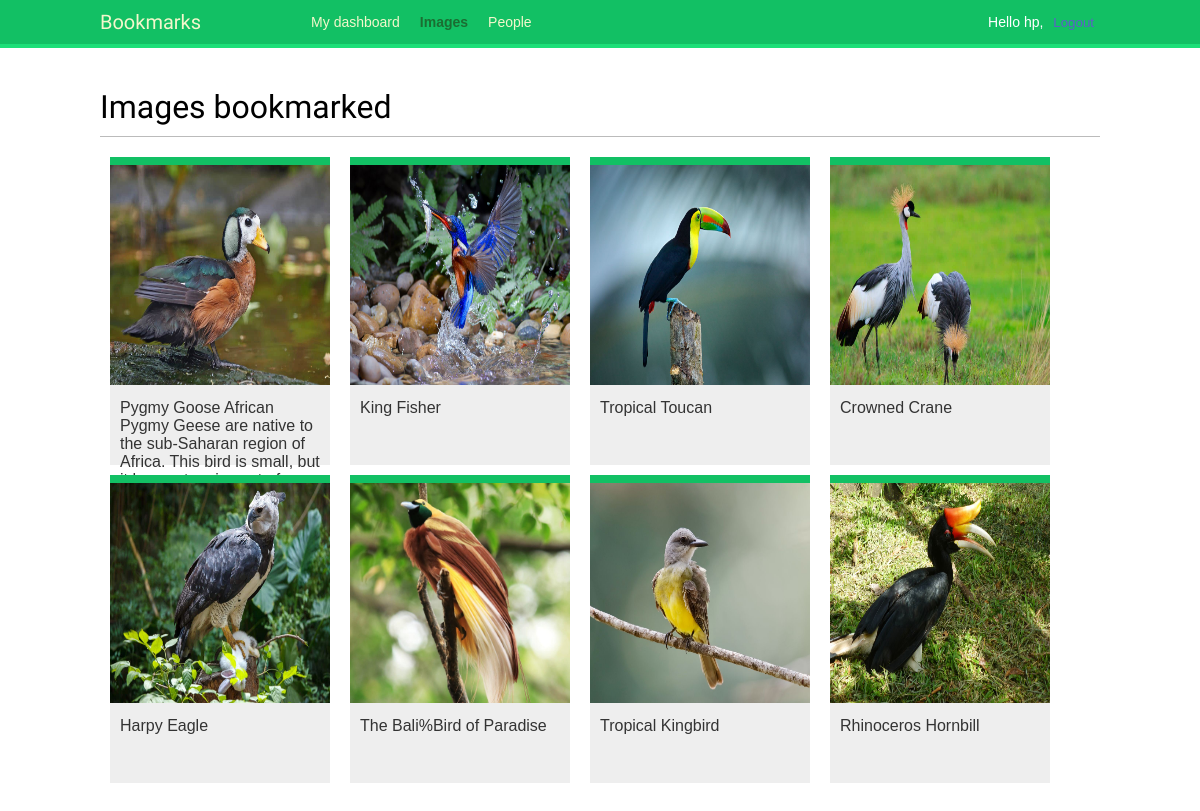
The app's page /images/ (signed in) with its own data.
### images/models.py (models this page shows, shortened)
class Image(models.Model):
    user = models.ForeignKey(settings.AUTH_USER_MODEL,
                             related_name='images_created',
                             on_delete=models.CASCADE)
    title = models.CharField(max_length=200)
    slug = models.SlugField(max_length=200, blank=True)
    url = models.URLField(max_length=2000)
    image = models.ImageField(upload_to='images/%Y/%m/%d/')
    description = models.TextField(blank=True)
    created = models.DateField(auto_now_add=True)
    users_like = models.ManyToManyField(settings.AUTH_USER_MODEL,
                                        related_name='images_liked',
                                        blank=True)
    class Meta:
        indexes = [
            models.Index(fields=['-created']),
        ]
        ordering = ['-created']
    def get_absolute_url(self):
        return reverse('images:detail', args=[self.id,
                                              self.slug])

### images/views.py (the view)
# urls.py: path('', views.image_list, name='list'),
@login_required
def image_list(request):
    images = Image.objects.all()
    paginator = Paginator(images, 8)
    page = request.GET.get('page')
    images_only = request.GET.get('images_only')
    try:
        images = paginator.page(page)
    except PageNotAnInteger:
        images = paginator.page(1)
    except EmptyPage:
        if images_only:
            return HttpResponse('')
        images = paginator.page(paginator.num_pages)
    if images_only:
        return render(request,
                      'images/image/list_images.html',
                      {'section': 'images',
                       'images': images})
    return render(request,
                  'images/image/list.html',
                  {'section': 'images',
                   'images': images})

### images/templates/images/image/list.html (shortened to what this page needs)
{% extends "base.html" %}
{% block content %}
    <h1>Images bookmarked</h1>
    <div id="image-list">
        {% include "images/image/list_images.html" %}
    </div>
{% endblock %}

### account/templates/base.html (shortened to what this page needs)
{% load static %} <!DOCTYPE html>
<html>
  <head>
    <link href="{% static 'css/base.css' %}" rel="stylesheet" />
  </head>
  <body>
    <div id="header">
      <span class="logo">Bookmarks</span>
      {% if request.user.is_authenticated %}
      <ul class="menu">
        <li {% if section == "dashboard" %}class="selected"{% endif %}>
          <a href="{% url "dashboard" %}">My dashboard</a>
        </li>
        <li {% if section == "images" %}class="selected"{% endif %}>
          <a href="{% url "images:list" %}">Images</a>
        </li>
        <li {% if section == "people" %}class="selected"{% endif %}>
          <a href="{% url "user_list" %}">People</a>
        </li>
      </ul>
      {% endif %}
      <span class="user">
        {% if request.user.is_authenticated %}
        Hello {{ request.user.first_name|default:request.user.username }},
        <form
          method="post"
          action="{% url 'logout' %}"
          style="display:inline;"
        >
          <button
            type="submit"
            style="background:none; border:none; padding:20; color:rgb(94, 94, 199); cursor:pointer;"
          >
            Logout
          </button>
        </form>
        {% else %}
        <a href="{% url "login" %}">Log-in</a>
        {% endif %}
      </span>
    </div>
    <div id="content">
      {% block content %} {% endblock %}
    </div>
  </body>
</html>

### images/templates/images/image/list_images.html
{% load thumbnail %}
{% for image in images %}
<div class="image">
    <a href="{{ image.get_absolute_url }}">
        {% thumbnail image.image 300x300 crop="smart" as im %}
        <img src="{{ im.url }}">
    </a>
    <div class="info">
        <a href="{{ image.get_absolute_url }}" class="title">
            {{ image.title }}
        </a>
    </div>
</div>
{% endfor %}

### account/static/css/base.css (style rules this page uses)
body { margin:0; padding:0; font-family:helvetica, sans-serif; }
a { color:#12c064; text-decoration:none; }
h1, h2, h3, h4, h5 , h6 { font-family: 'Muli', sans-serif; font-weight:normal; }
h1 { border-bottom:1px solid #bbb; padding:0 0 10px 0; margin:10px 0 20px 0; }
#header { padding:10px 100px; font-size:14px; background:#12c064; color:#fff; border-bottom:4px solid #1cdf78; overflow:auto; }
#header .logo { font-family: 'Muli', sans-serif; float:left; color:#f3f7cc; font-size:20px; margin-right:10%; }
#header ul.menu { list-style:none; float:left; margin:0; padding:0; }
#header ul.menu li { float:left; padding:4px 10px; }
#header ul.menu li.selected a, #header ul.menu li.selected a:hover { color:#1b6d32; font-weight:bold; }
#header a { color:#f3f7cc; }
#header .user { float:right; padding-top:4px; }
#content { padding:30px 100px; }
form { overflow:auto; }
#image-list { overflow:hidden; }
#image-list .image { float:left; width:220px; height:300px; margin:0 10px 10px 10px; border-top:8px solid #12c064; background:#eee; }
#image-list img { width:220px; height:220px; }
#image-list .info { padding:10px; }
#image-list .info a { color:#333; }

### records on screen
Image: shows a picture, title "Pygmy Goose African Pygmy Geese are native to the sub-Saharan region of Africa. This bird is small, but…"
Image: shows a picture, title "King Fisher"
Image: shows a picture, title "Tropical Toucan"
Image: shows a picture, title "Crowned Crane"
Image: shows a picture, title "Harpy Eagle"
Image: shows a picture, title "The Bali%Bird of Paradise"
Image: shows a picture, title "Tropical Kingbird"
Image: shows a picture, title "Rhinoceros Hornbill"

### other values on screen
{{ request.user.first_name|default:request.user.username }} "hp"
